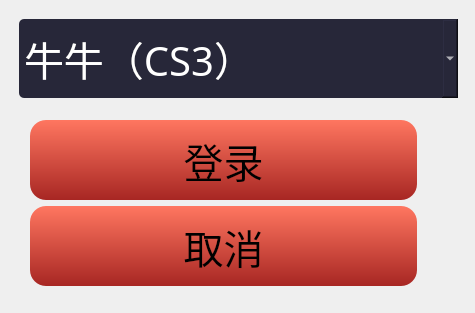
<?xml version="1.0" encoding="UTF-8"?>
<ui version="4.0">
 <class>Login</class>
 <widget class="QWidget" name="Login">
  <property name="geometry">
   <rect>
    <x>0</x>
    <y>0</y>
    <width>475</width>
    <height>313</height>
   </rect>
  </property>
  <property name="windowTitle">
   <string>Form</string>
  </property>
  <widget class="QPushButton" name="pu_cancel">
   <property name="geometry">
    <rect>
     <x>30</x>
     <y>206</y>
     <width>387</width>
     <height>80</height>
    </rect>
   </property>
   <property name="minimumSize">
    <size>
     <width>387</width>
     <height>80</height>
    </size>
   </property>
   <property name="font">
    <font>
     <family>微软雅黑</family>
     <pointsize>30</pointsize>
    </font>
   </property>
   <property name="styleSheet">
    <string notr="true">QPushButton{background-color:qlineargradient(spread:pad, x1:1, y1:1, x2:1, y2:0, stop:0 rgba(167, 38, 35, 255), stop:1 rgba(255, 118, 96, 255));
box-shadow:0px 2px 9px 0px rgba(0, 0, 0, 0.77);
border-radius:16px;}
QPushButton::pressed{
background-color: qlineargradient(spread:pad, x1:1, y1:1, x2:1, y2:0, stop:0 rgba(255, 118, 96, 255), stop:1 rgba(167, 38, 35, 255));
box-shadow:0px 2px 9px 0px rgba(0, 0, 0, 0.77);
border-radius:16px;
}</string>
   </property>
   <property name="text">
    <string>取消</string>
   </property>
  </widget>
  <widget class="QComboBox" name="comboBox">
   <property name="geometry">
    <rect>
     <x>19</x>
     <y>19</y>
     <width>439</width>
     <height>79</height>
    </rect>
   </property>
   <property name="minimumSize">
    <size>
     <width>439</width>
     <height>79</height>
    </size>
   </property>
   <property name="font">
    <font>
     <family>微软雅黑</family>
     <pointsize>30</pointsize>
    </font>
   </property>
   <property name="styleSheet">
    <string notr="true">background:rgba(39,39,57,1);
border-radius:5px;
color: rgb(255, 255, 255);</string>
   </property>
   <item>
    <property name="text">
     <string>牛牛（CS3）</string>
    </property>
   </item>
  </widget>
  <widget class="QPushButton" name="pu_enter">
   <property name="geometry">
    <rect>
     <x>30</x>
     <y>120</y>
     <width>387</width>
     <height>80</height>
    </rect>
   </property>
   <property name="minimumSize">
    <size>
     <width>387</width>
     <height>80</height>
    </size>
   </property>
   <property name="font">
    <font>
     <family>微软雅黑</family>
     <pointsize>30</pointsize>
    </font>
   </property>
   <property name="styleSheet">
    <string notr="true">QPushButton{background-color:qlineargradient(spread:pad, x1:1, y1:1, x2:1, y2:0, stop:0 rgba(167, 38, 35, 255), stop:1 rgba(255, 118, 96, 255));
box-shadow:0px 2px 9px 0px rgba(0, 0, 0, 0.77);
border-radius:16px;}
QPushButton::pressed{
background-color: qlineargradient(spread:pad, x1:1, y1:1, x2:1, y2:0, stop:0 rgba(255, 118, 96, 255), stop:1 rgba(167, 38, 35, 255));
box-shadow:0px 2px 9px 0px rgba(0, 0, 0, 0.77);
border-radius:16px;
}</string>
   </property>
   <property name="text">
    <string>登录</string>
   </property>
  </widget>
 </widget>
 <resources/>
 <connections/>
</ui>
